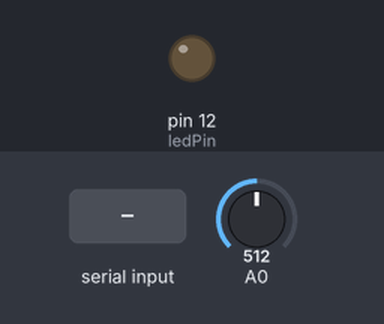
This sketch was run on a simulated Arduino Uno, built with avr-gcc and run on an emulated ATmega328P. Parts: output pins drawn as LEDs (lit = HIGH). The inputs (shaded band) are chosen by the test bench; at power-on: A0 = 512. What the sketch prints to the serial monitor is not drawn.

Above: at 5.2 s.
5.3 s: "light on\n" received over Serial
At 6.3 s:
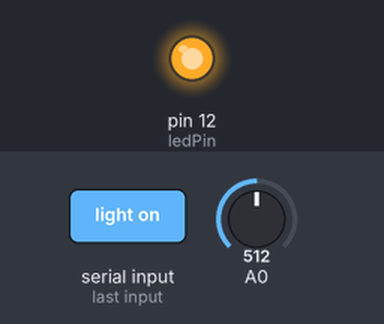
6.8 s: "light off\n" received over Serial
At 7.5 s:
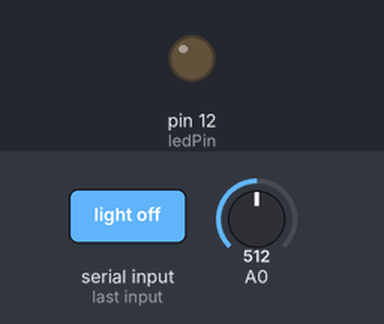
Timing chart, 0 to 9.8 s (numbered marks = the images above; inputs shaded):
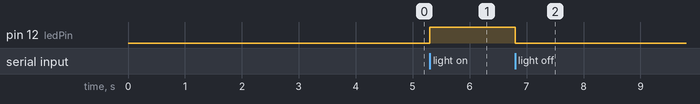

Measured:
- after the input at 5.3 s, pin 12 (ledPin): LOW → HIGH at once
- after the input at 6.8 s, pin 12 (ledPin): HIGH → LOW at once

The sketch:

Fedha_Light_Project.ino
```cpp
String inputString = "";     // a String to hold incoming data
bool stringComplete = false; // whether the string is complete
bool smsSent = false; // variable names should not have '-' in them
bool lightOffsmsSent = false;
bool lightOn = false; //ON == true, OFF == false
int  ledPin = 12;


void setup()
{
  // initialize serial:
  Serial.begin(115200);

  pinMode(ledPin, OUTPUT);
  digitalWrite(ledPin, LOW);

  // reserve 200 bytes for the inputString:
  inputString.reserve(200);
  delay(2000);
  Serial.println("AT\r");
  delay(500);
  Serial.println("AT+CMGF=1\r");
  delay(500);
  Serial.println("AT+CNMI=2,2,0,0,0\r");
  delay(500);
  Serial.println("AT+COPS?\r");
  delay(500);
}

void loop()
{
  // print the string when a newline arrives:
  int val = analogRead(A0);
  if (stringComplete)
   {
    if(inputString.indexOf("light on") >= 0)
    {
      if (!lightOn)
      {
        digitalWrite(ledPin, HIGH);

        lightOn = true;

        Serial.write("ON: ");
        Serial.println(inputString);

        if(!smsSent && val > 300)
        {
          Serial.print("Val: ");
          Serial.println(val);

          delay(500);

          sendSMS("Light is on");
          smsSent = true;
        }
      } else
      {
        sendSMS("Light already on");
        Serial.println("Light already on");
      }
    }
    else if (inputString.indexOf("light off") >= 0)
    {
      if (lightOn)
      {
        digitalWrite(ledPin,LOW );

        lightOn = false;

        Serial.write("OFF: ");
        Serial.println(inputString);

        if(!smsSent && val < 100 )
        {
          Serial.print("Val: ");
          Serial.println(val);

          delay(500);

          sendSMS("Light is off");
          Serial.println("Light is off");
        }
      } else {
        sendSMS("Light is already off");
        Serial.println("Light is already off");
      }
    }
    // clear the string:
    inputString = "";
 } stringComplete = false;
}

void serialEvent()
{
  while (Serial.available())
  {
    // get the new byte:
    char inChar = (char)Serial.read();
    // add it to the inputString:
    inputString += inChar;
    // if the incoming character is a newline, set a flag so the main loop can
    // do something about it:
    if (inChar == '\n')
    {
      stringComplete = true;
    }
  }
}

void sendSMS(const char* message)
{
  Serial.println("AT+CMGS=\"0725598031\" \r ");
  delay(100);
  Serial.println(message);
  Serial.write(0x1A); // Ctrl+Z
  delay(300);
}
```

digital_meter.c
```cpp
/*
 * main.c
 *
 * Created: 2/15/2024 11:32:14 AM
 *  Author: calvin
 */

#define F_CPU 16000000L
#include <avr/io.h>
#include <avr/interrupt.h>
#include <util/delay.h>
#include <stdio.h>
#include <stdlib.h>
#include <string.h>

#define F_CPU 16000000L
#define LCD_PORT PORTD   // Port connected to the data pins of LCD
#define RS_PIN    PD2    // Register Select pin
#define EN_PIN    PD3    // Enable pin
#define REED_PIN   PB5   // Reed switch pin

volatile uint32_t pulseCount = 0;
volatile uint8_t magnetDetectedFlag = 0;
volatile uint8_t timeExpiredFlag = 0;

void LCD_command(unsigned char cmnd);
void LCD_data(unsigned char data);
void LCD_init();
void LCD_clear();
void LCD_setCursor(uint8_t row, uint8_t col);
void LCD_displayString(const char *str);

ISR (TIMER1_OVF_vect)
{
	TCNT1 = 16383;   // for 1 sec, counter 1,, 16 bit timer,, 16mhz
	timeExpiredFlag = 1;
}

ISR(PCINT0_vect)
{
	if (PINB & (1 << PINB5) && timeExpiredFlag)
	{

		pulseCount ++;
		magnetDetectedFlag = 1;
		timeExpiredFlag = 0;
	}

}


int main(void)
{
	DDRD = 0xFF;
	DDRB &= ~(1 << DDB5);
	TCNT1 = 16383;   // for 1 sec at 16 MHz
	TCCR1A = 0x00;
	TCCR1B = (1<<CS10) | (1<<CS12);;  // Timer mode with 1024 prescler
	TIMSK1 = (1 << TOIE1) ;   // Enable timer1 overflow interrupt(TOIE1)
	PCMSK0 |= (1 << PCINT5);
	PCICR |= (1 << PCIE0);
	LCD_init();
	sei();

	while (1)
	{
		if (magnetDetectedFlag && !timeExpiredFlag)
		{
			LCD_clear();
			float count = pulseCount * 0.001; // Conversion factor: 1 count = 0.001 units
			char countStr[16];
			snprintf(countStr, sizeof(countStr), "Reading: %.3f", count);
			LCD_displayString(countStr);
			magnetDetectedFlag = 0;  // Clear the flag
			_delay_ms(200);  // Delay for smoother display
		}
	}
	return 0;
}

void LCD_command(unsigned char cmnd) {
	LCD_PORT = (LCD_PORT & 0x0F) | (cmnd & 0xF0);  // Send higher nibble
	PORTD &= ~(1 << RS_PIN);  // RS = 0 for command
	PORTD |= (1 << EN_PIN);   // EN = 1
	_delay_us(1);             // Delay
	PORTD &= ~(1 << EN_PIN);   // EN = 0

	_delay_us(200);           // Delay

	LCD_PORT = (LCD_PORT & 0x0F) | ((cmnd & 0x0F) << 4);  // Send lower nibble
	PORTD |= (1 << EN_PIN);   // EN = 1
	_delay_us(1);             // Delay
	PORTD &= ~(1 << EN_PIN);   // EN = 0

	_delay_ms(2);             // Delay
}

void LCD_data(unsigned char data) {
	LCD_PORT = (LCD_PORT & 0x0F) | (data & 0xF0);  // Send higher nibble
	PORTD |= (1 << RS_PIN);   // RS = 1 for data
	PORTD |= (1 << EN_PIN);   // EN = 1
	_delay_us(1);             // Delay
	PORTD &= ~(1 << EN_PIN);   // EN = 0

	_delay_us(200);           // Delay

	LCD_PORT = (LCD_PORT & 0x0F) | ((data & 0x0F) << 4);  // Send lower nibble
	PORTD |= (1 << EN_PIN);   // EN = 1
	_delay_us(1);             // Delay
	PORTD &= ~(1 << EN_PIN);   // EN = 0

	_delay_ms(2);             // Delay
}

void LCD_init() {
	_delay_ms(15);            // Wait for power-up

	LCD_command(0x02);        // Initialize in 4-bit mode
	LCD_command(0x28);        // 4-bit mode, 2-line, 5x8 font
	LCD_command(0x0E);        // Display ON, Cursor ON
	LCD_command(0x06);        // Increment cursor
	LCD_command(0x01);        // Clear display
	_delay_ms(2);             // Delay
}

void LCD_clear() {
	LCD_command(0x01);        // Clear display
	_delay_ms(2);             // Delay
}

void LCD_setCursor(uint8_t row, uint8_t col) {
	uint8_t position = (row == 1) ? (0x80 + col) : (0xC0 + col);
	LCD_command(position);
}

void LCD_displayString(const char *str) {
	while (*str != '\0') {
		LCD_data(*str);
		str++;
	}
}
```
